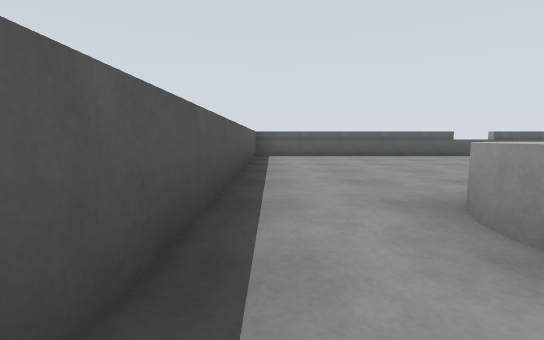
[1] (above)

19 first-person views from a walk through a robot-simulator world made for Gazebo. The camera is 0.21 m above the floor, tilts 6° down and sees 85° across. The floor is counted in squares, 0.5 m on a side. Each view is taken from the middle of a square. On the plan, view 1 faces up. The plan holds only what a view shows up to about 9 squares ahead; the rest is blank.

[2]
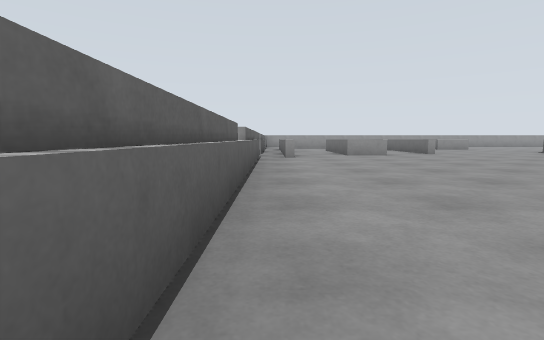

[3]
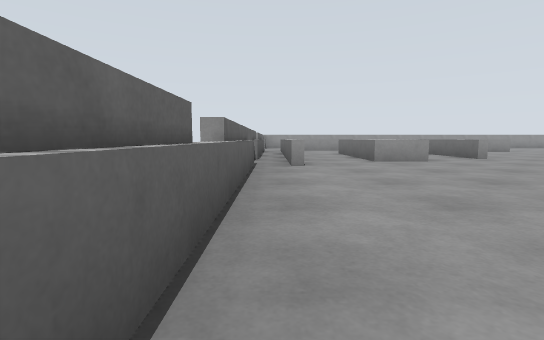

[4]
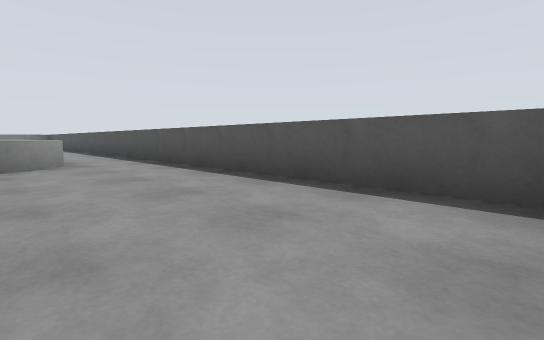

[5]
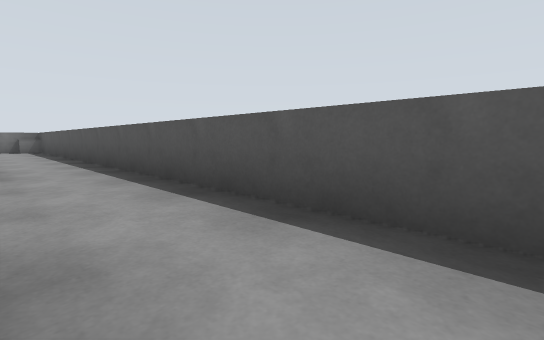

[6]
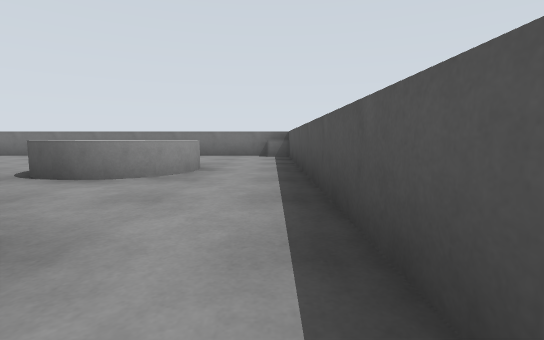

[7]
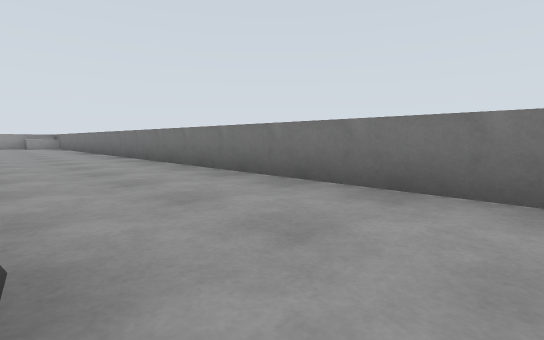

[8]
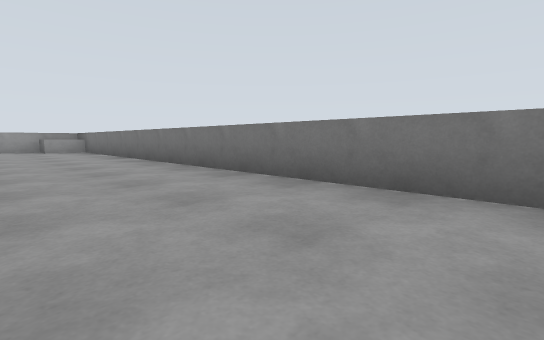

[9]
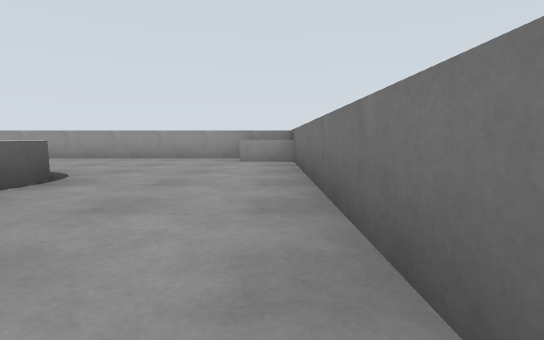

[10]
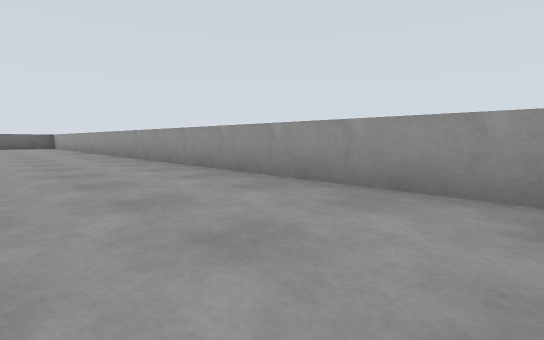

[11]
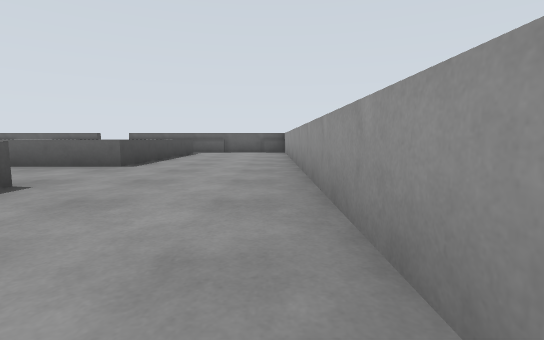

[12]
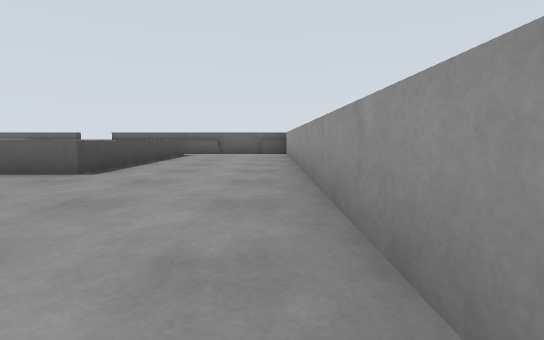

[13]
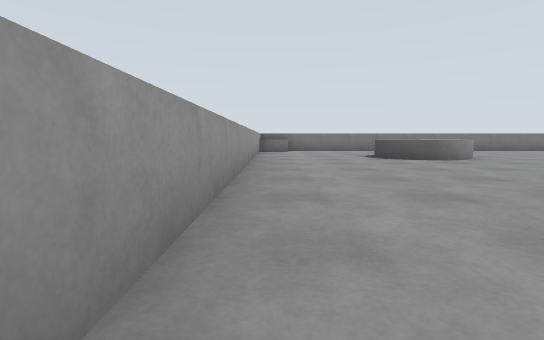

[14]
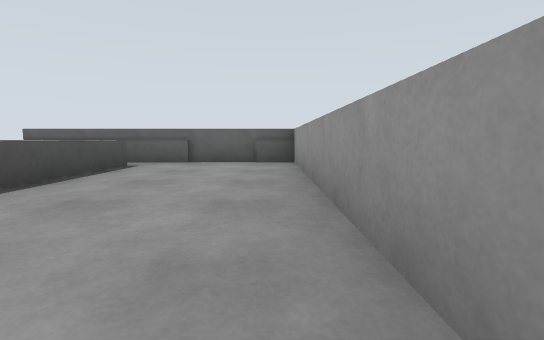

[15]
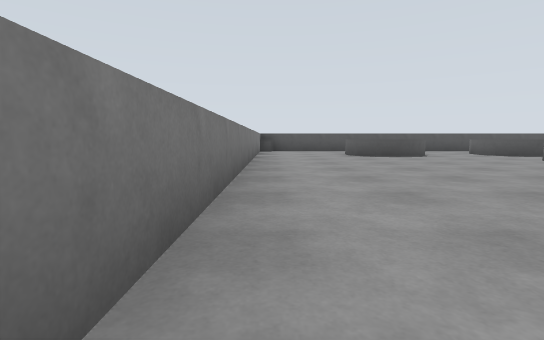

[16]
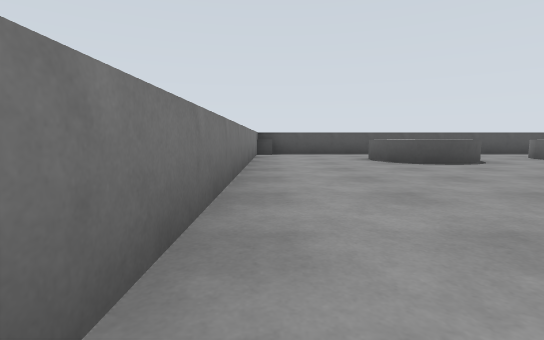

[17]
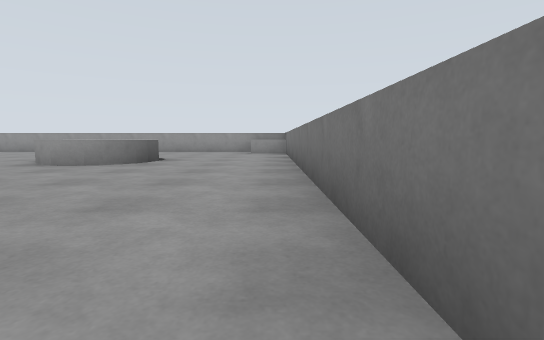

[18]
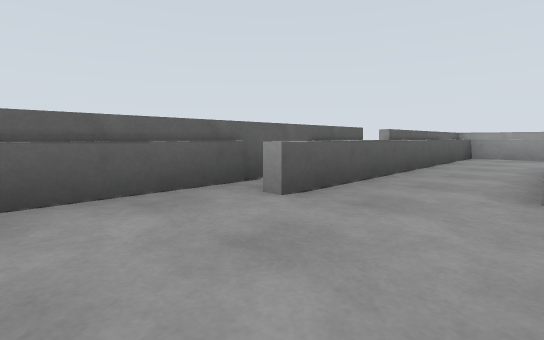

[19]
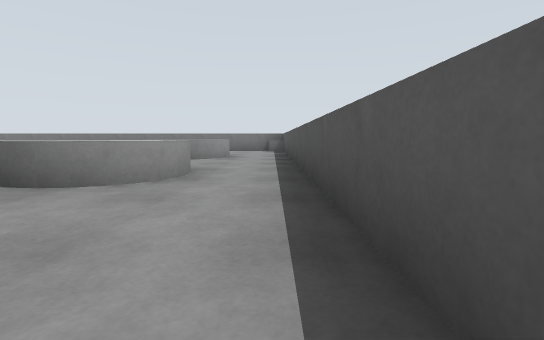

### Floor plan
Points are (right, up) in squares from view 1. A wall is a line through its corners. A room is listed if a view was taken in it or the views show most of it. See-through windows are left out.
Room 1 (views 1, 2, 3, 4, 5, 6, 7, 8, 9, 10, 11, 12, 13, 14, 15, 16, 17, 18, 19)
walls: (8.5, 4) (8.5, 5.1) (11.5, 5.1); (11.5, 6.5) (7.5, 6.5); (11.5, 7.3) (-0.4, 7.3) (-0.4, -9.4) (15.5, -9.4) (15.5, -8.4) (16.4, -8.4); (13.7, 6.8) (13.7, 2.5) (11.9, 2.5); (-0.5, -9) (0.1, -9) (0.1, -9.5); (16.4, -9.5) (16.4, 7.3) (12.9, 7.3)
ways out: opening at (11, 6) to room 2
objects: grey cylinder (1, -7) to (3, -5); grey cylinder (1, -3) to (3, -2); grey cylinder (1, 1) to (2, 2); grey cylinder (12, -7) to (13, -5)
Room 2 (no view inside)
walls: (11.5, 5.1) (11.5, 4.1); (13.5, 5.3) (13.5, 6.5) (11.5, 6.5); (12.9, 7.3) (11.5, 7.3)
ways out: opening at (11, 6) to room 1

Positions as (right, up) in squares from view 1, and headings:
1: (0, 0), facing up
2: (1, 7), facing right
3: (3, 7), facing right
4: (2, 7), facing down-left
5: (1, 2), facing down-left
6: (0, -2), facing down
7: (1, -7), facing down-right
8: (5, -7), facing down-right
9: (10, -9), facing right
10: (14, -8), facing up-right
11: (16, -2), facing up
12: (16, -1), facing up
13: (16, 1), facing down
14: (16, 2), facing up
15: (10, -9), facing left
16: (8, -9), facing left
17: (7, -9), facing right
18: (6, 5), facing up-right
19: (0, 1), facing down
